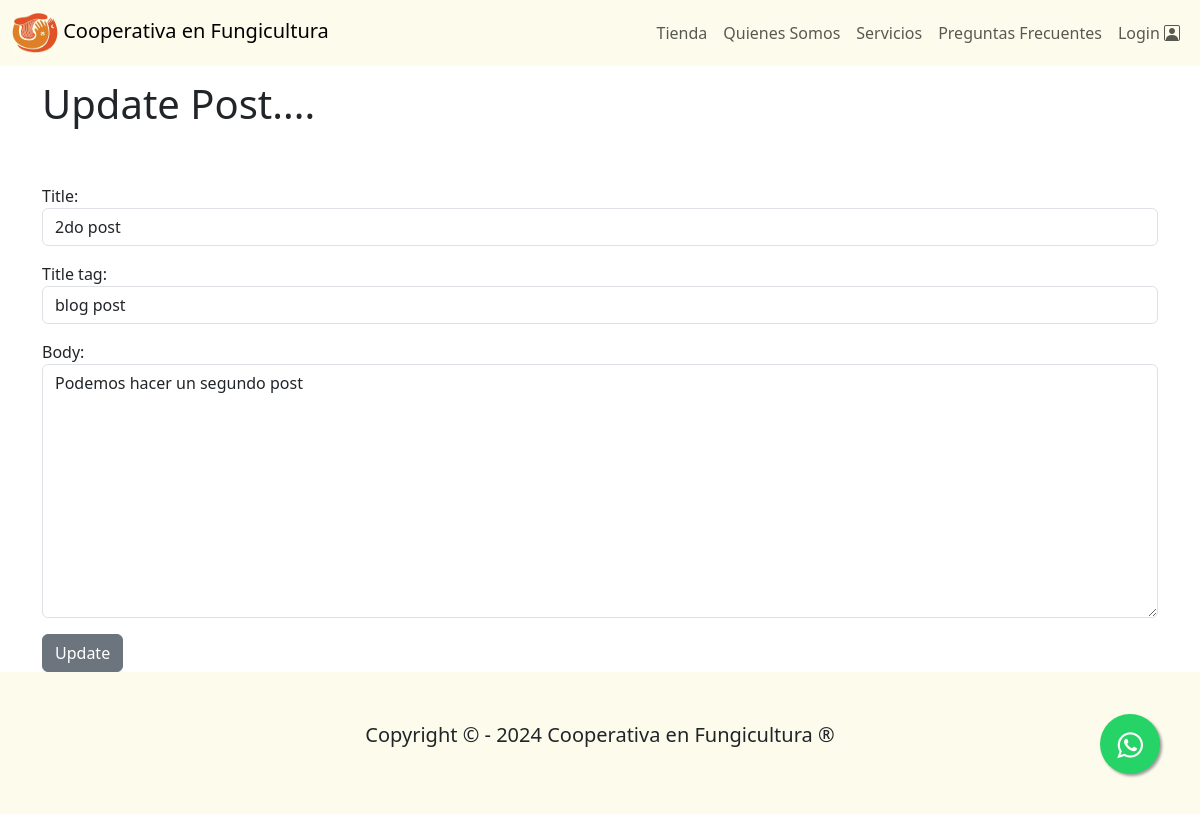
Screenshot of /article/edit/3 (signed in) with the database file from the repository.
### myblog/models.py (models this page shows, shortened)
class Post(models.Model):
    title = models.CharField(max_length=255)
    title_tag = models.CharField(max_length=255)
    author = models.ForeignKey(User, on_delete=models.CASCADE)
    body = models.TextField()
    post_date = models.DateField(auto_now_add = True)
    category = models.CharField(max_length=255, default="coding")

### myblog/views.py (the view)
# urls.py: path('article/edit/<int:pk>', UpdatePostView.as_view(), name='update_post'),
class UpdatePostView(UpdateView):
    model = Post
    template_name = 'update_post.html'
    form_class = EditForm

### myblog/forms.py
class EditForm(forms.ModelForm):
    class Meta:
        model = Post
        fields = ('title','title_tag','body')
        widgets = {
            "title" : forms.TextInput(attrs={'class':'form-control'}),
            "title_tag" : forms.TextInput(attrs={'class':'form-control'}),
            "body" : forms.Textarea(attrs={'class':'form-control'}),
        }

### myblog/templates/update_post.html (shortened to what this page needs)
{% extends 'base.html' %}
{% block content %}
{% if user.is_authenticated %}
    <h1> Update Post.... </h1>
    <br><br>
    <div class="form-group">
        <form method="POST">
                {{ form.as_p }}
            <button class = "btn btn-secondary">Update</button>
        </form>
    </div>
{% else %}
    <h1> You're not Allowed Here! (and you now it!!) </h1>
{% endif %}
{% endblock %}

### rows the page displays
Post: title "2do post", title_tag "blog post", body "Podemos hacer un segundo post"
